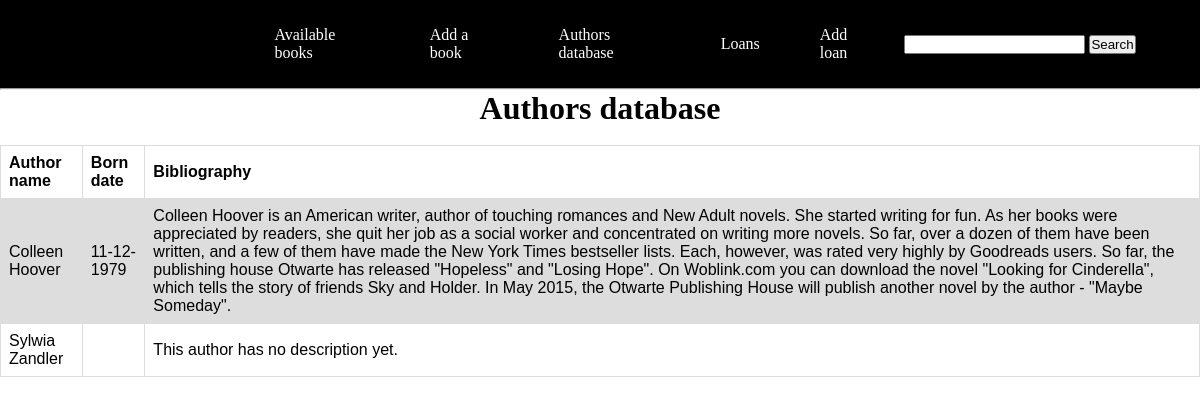
Page /authors on the earlier database version.
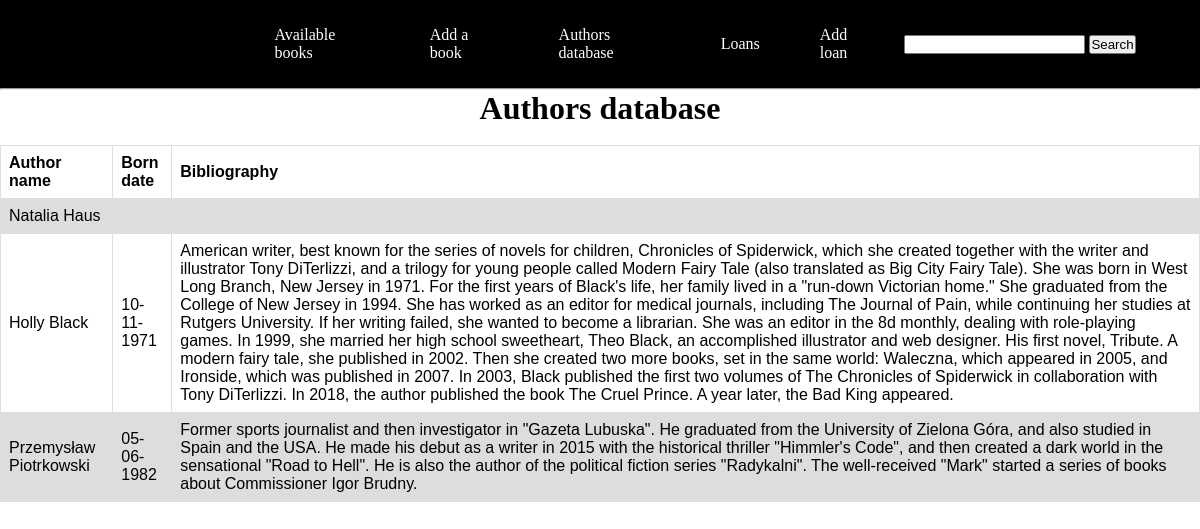
Same page on the later database version.
### tables this page shows
CREATE TABLE Author(
    id INTEGER PRIMARY KEY,
    first_last_name STRING, 
    born_date STRING, 
    bibliography STRING
);

### library.py (the view)
@app.route('/authors')
def authors_database():
    connection = get_db_connection()
    authors = connection.execute('SELECT *FROM Author').fetchall()
    connection.close()
    return render_template('authors.html', authors=authors)

### library.py (called while the page is built)
def get_db_connection():
    connection = sqlite3.connect('library.db')
    connection.row_factory = sqlite3.Row
    return connection

### templates/authors.html (shortened to what this page needs)
{% extends 'index.html' %}
{% block content %}
    <h1 style="text-align: center;">{% block title %} Authors database {% endblock %}</h1>
    <br>
    <table class="author_table">
        <tr>
            <th>Author name</th>
            <th>Born date</th>
            <th>Bibliography</th>
        </tr>
        {% for authors in authors %}
            <tr>
                <td>{{ authors['first_last_name'] }}</td>
                <td>{{ authors['born_date'] }}</td>
                <td>{{ authors['bibliography'] }}</td>
            </tr>
        {% endfor %}
    </table>
{% endblock %}

Differences in the rows shown:
removed Author: first_last_name "Sylwia Zandler", bibliography "This author has no description yet."
changed Author: first_last_name "Colleen Hoover" → "Natalia Haus"; born_date "11-12-1979" → (not shown); bibliography "Colleen Hoover is an American writer, author of touching romances and New Adult novels. She started writing for fun. As her books were appreciated by readers, she quit her job as a social worker and concentrated on writing more novels. So far, over a dozen of them have been written, and a few of them have made the New York Times bestseller lists. Each, however, was rated very highly by Goodreads users. So far, the publishing house Otwarte has released \"Hopeless\" and \"Losing Hope\". On Woblink.com you can download the novel \"Looking for Cinderella\", which tells the story of friends Sky and Holder. In May 2015, the Otwarte Publishing House will publish another novel by the author - \"Maybe…" → (not shown)
added Author: first_last_name "Holly Black", born_date "10-11-1971", bibliography "American writer, best known for the series of novels for children, Chronicles of Spiderwick, which she created together with the writer and illustrator Tony DiTerlizzi, and a trilogy for young people called Modern Fairy Tale (also translated as Big City Fairy Tale). She was born in West Long Branch, New Jersey in 1971. For the first years of Black's life, her family lived in a \"run-down Victorian home.\" She graduated from the College of New Jersey in 1994. She has worked as an editor for medical journals, including The Journal of Pain, while continuing her studies at Rutgers University. If her writing failed, she wanted to become a librarian. She was an editor in the 8d monthly, dealing…"
added Author: first_last_name "Przemysław Piotrkowski", born_date "05-06-1982", bibliography "Former sports journalist and then investigator in \"Gazeta Lubuska\". He graduated from the University of Zielona Góra, and also studied in Spain and the USA. He made his debut as a writer in 2015 with the historical thriller \"Himmler's Code\", and then created a dark world in the sensational \"Road to Hell\". He is also the author of the political fiction series \"Radykalni\". The well-received \"Mark\" started a series of books about Commissioner Igor Brudny."
